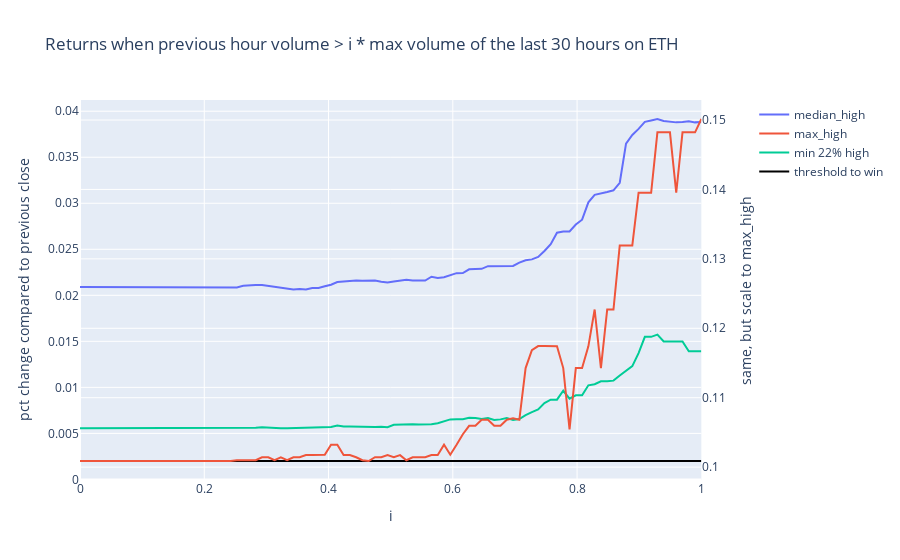

The code cell stored with this chart in its notebook:
### Code cell
import matplotlib.pyplot as plt
from scipy import stats

data = []
n = 10
for i in percent_upper:
    rolling_max = i * df["Volume"].rolling(30).max()
    returns = df["Close"].pct_change().shift(-1)[df["Volume"] >= rolling_max]
    high = ((df["High"] - df["Close"].shift(1)) / df["Close"].shift(1)).shift(-1)[df["Volume"] >= rolling_max]

    current_data = {"percent_upper_volume": i}
    if len(returns) > 2:
        current_data["pvalue"] = stats.shapiro(returns).pvalue
    else:
        current_data["pvalue"] = np.nan
    current_data["percentage_occurence"] = len(returns) / len(df)

    current_data["mean_return"] = np.mean(returns.dropna())
    current_data["std_return"] = np.std(returns.dropna())

    current_data["min_high"] = np.sort(high.dropna())[int(0.20*len(high.dropna()))]
    current_data["max_high"] = np.sort(high.dropna())[int(0.95*len(high.dropna()))]
    current_data["mean_high"] = np.mean(high.dropna())
    current_data["median_high"] = np.median(high.dropna())
    
    data.append(current_data)

data = pd.DataFrame(data)
fig = make_subplots(specs=[[{"secondary_y": True}]])
fig.add_trace(
    go.Scatter(
        x=data["percent_upper_volume"],
        y=data["median_high"],
        text=data["percentage_occurence"],
        name="median_high",
    ),
    secondary_y=False,
)
fig.add_trace(
    go.Scatter(
        x=data["percent_upper_volume"],
        y=data["max_high"],
        text=data["percentage_occurence"],
        name="max_high",
    ),
    secondary_y=True,
)
fig.add_trace(
    go.Scatter(
        x=data["percent_upper_volume"],
        y=data[f"min_high"],
        text=data["percentage_occurence"],
        name=f"min 22% high",
    ),
    secondary_y=False,
)
fig.add_trace(
    go.Scatter(
        x=data["percent_upper_volume"],
        y=[2000e-6]*len(data),
        name=f"threshold to win",
        marker_color="black"
    ),
    secondary_y=False,
)
fig.update_layout(
    title=f"Returns when previous hour volume > i * max volume of the last 30 hours on {interesting_tickers[0]}",
    xaxis_title="i",
)
fig.update_yaxes(title_text="pct change compared to previous close", secondary_y=False)
fig.update_yaxes(title_text="same, but scale to max_high", secondary_y=True)
fig.show()
fig.write_image("next hour return.svg")
